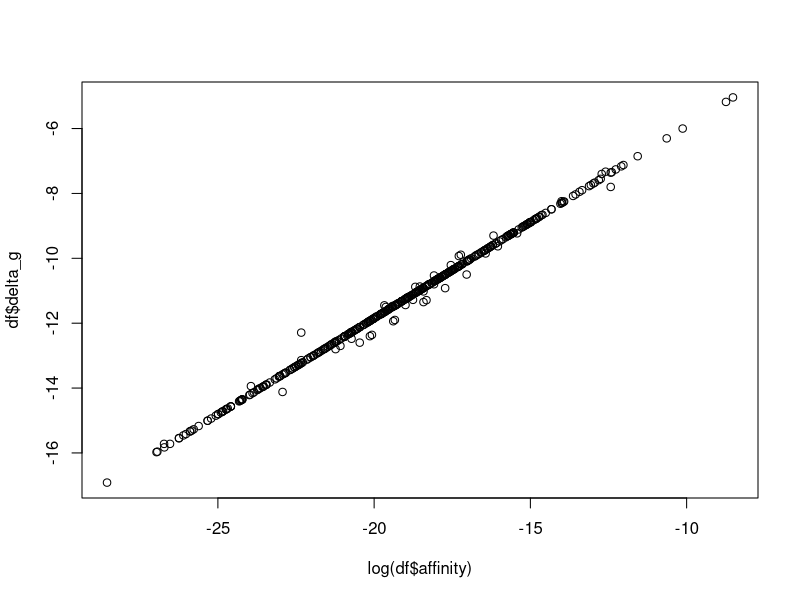
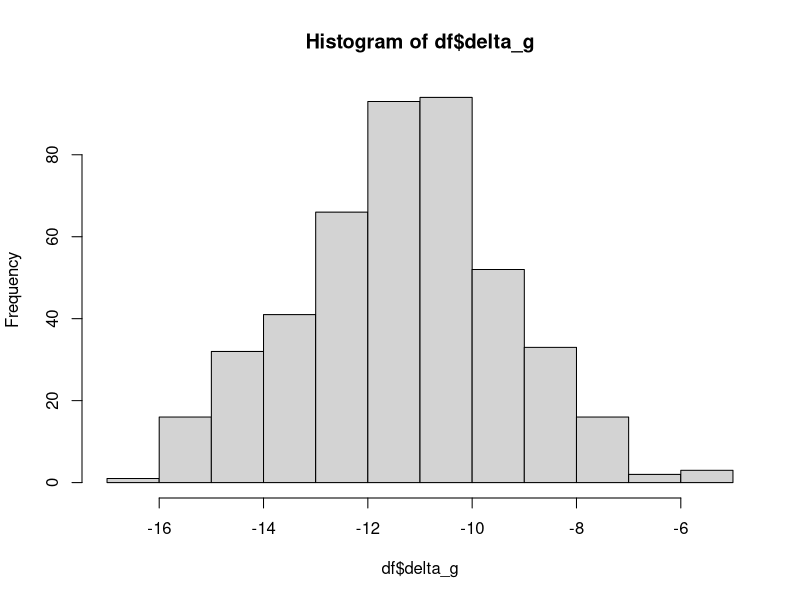

Write R code to recreate these figures, in order.
setwd("C:\\Users\\curea\\Documents\\Thesis Code\\kul-master-thesis\\kul-master-thesis\\kul-thesis-ab")

aff_summary_1 = as.data.frame(read.csv("datasets_aff//20230321_0047670//20230321_0047670_summary.tsv", header = T, sep="\t"))
aff_summary_2 = as.data.frame(read.csv("datasets_aff//20230321_0975319//20230321_0975319_summary.tsv", header = T, sep="\t"))

df <- rbind(aff_summary_1, aff_summary_2)

df = df[!duplicated(df$pdb),]

plot(log(df$affinity), df$delta_g)

hist(df$delta_g)

write.csv(df, "datasets_aff\\Summary.tsv", row.names = F)